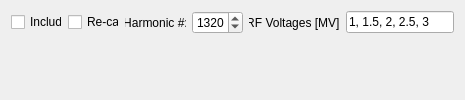
          <widget class="QWidget" name="tab_53">
           <attribute name="title">
            <string>RF</string>
           </attribute>
           <layout class="QVBoxLayout" name="verticalLayout_194">
            <item>
             <layout class="QVBoxLayout" name="verticalLayout_190">
              <item>
               <layout class="QHBoxLayout" name="horizontalLayout_106">
                <item>
                 <widget class="QCheckBox" name="checkBox_rf_include">
                  <property name="maximumSize">
                   <size>
                    <width>51</width>
                    <height>16777215</height>
                   </size>
                  </property>
                  <property name="text">
                   <string>Include</string>
                  </property>
                  <property name="checked">
                   <bool>false</bool>
                  </property>
                 </widget>
                </item>
                <item>
                 <widget class="QCheckBox" name="checkBox_rf_recalc">
                  <property name="maximumSize">
                   <size>
                    <width>51</width>
                    <height>16777215</height>
                   </size>
                  </property>
                  <property name="text">
                   <string>Re-calc</string>
                  </property>
                  <property name="checked">
                   <bool>false</bool>
                  </property>
                 </widget>
                </item>
                <item>
                 <widget class="QLabel" name="label_193">
                  <property name="maximumSize">
                   <size>
                    <width>61</width>
                    <height>16777215</height>
                   </size>
                  </property>
                  <property name="text">
                   <string>Harmonic #:</string>
                  </property>
                  <property name="alignment">
                   <set>Qt::AlignCenter</set>
                  </property>
                 </widget>
                </item>
                <item>
                 <widget class="QSpinBox" name="spinBox_harmonic_number">
                  <property name="maximumSize">
                   <size>
                    <width>51</width>
                    <height>16777215</height>
                   </size>
                  </property>
                  <property name="minimum">
                   <number>1</number>
                  </property>
                  <property name="maximum">
                   <number>2000</number>
                  </property>
                  <property name="value">
                   <number>1320</number>
                  </property>
                 </widget>
                </item>
                <item>
                 <widget class="QLabel" name="label_194">
                  <property name="maximumSize">
                   <size>
                    <width>91</width>
                    <height>16777215</height>
                   </size>
                  </property>
                  <property name="text">
                   <string>RF Voltages [MV]:</string>
                  </property>
                  <property name="alignment">
                   <set>Qt::AlignCenter</set>
                  </property>
                 </widget>
                </item>
                <item>
                 <widget class="QLineEdit" name="lineEdit_rf_voltages">
                  <property name="maximumSize">
                   <size>
                    <width>16777215</width>
                    <height>16777215</height>
                   </size>
                  </property>
                  <property name="text">
                   <string>1, 1.5, 2, 2.5, 3</string>
                  </property>
                 </widget>
                </item>
               </layout>
              </item>
              <item>
               <spacer name="verticalSpacer_10">
                <property name="orientation">
                 <enum>Qt::Vertical</enum>
                </property>
                <property name="sizeHint" stdset="0">
                 <size>
                  <width>20</width>
                  <height>25</height>
                 </size>
                </property>
               </spacer>
              </item>
             </layout>
            </item>
           </layout>
          </widget>
